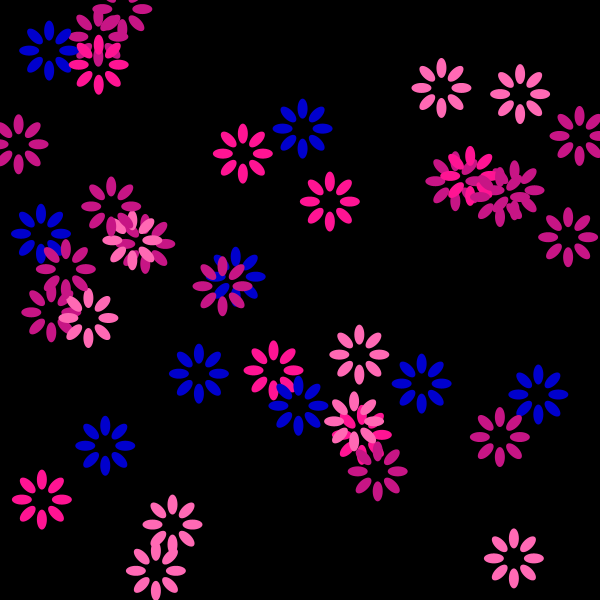
Frame 1 (no input)
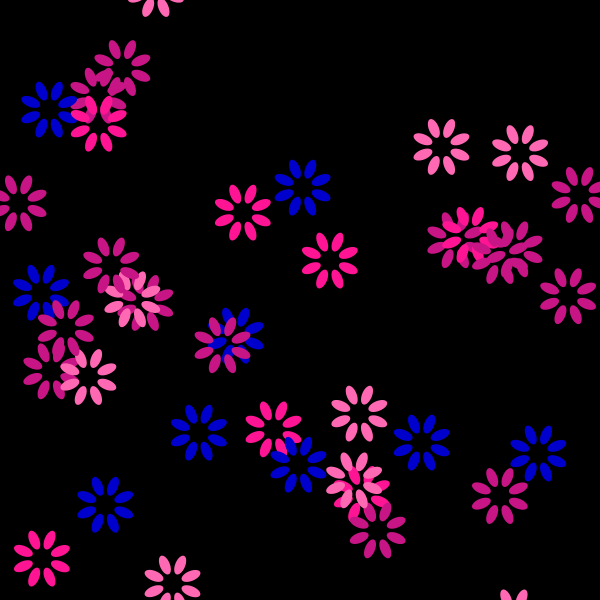
Frame 60 (the mouse pressed at the canvas centre just before this capture)
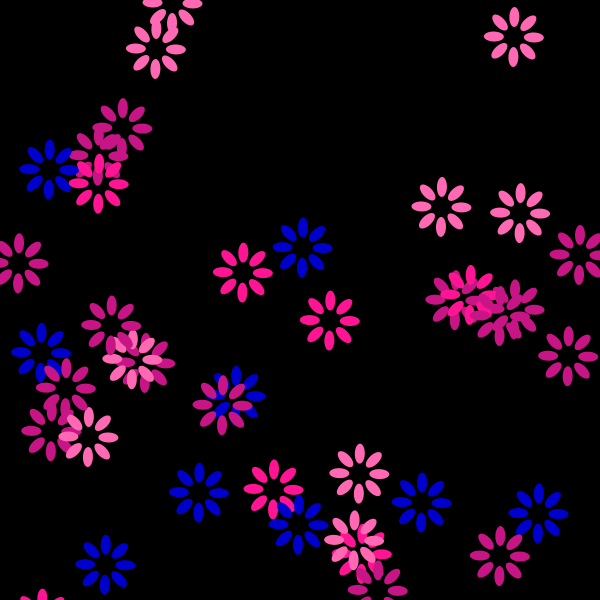
Frame 120 (the mouse held since frame 60 and released just before this capture)

The Processing sketch that drew these frames (run headless with seeded random() and noise(); from frame 60 on, the mouse is pressed at the canvas centre):

// Processing sketch: flowershawer
// ── flowershawer.pde
int flowerNom = 40;
Flower[] flower = new Flower[flowerNom];

void setup() {
  size(600, 600);
  background(0);
  for ( int i = 0; i < flowerNom; i++){
    flower[i] = new Flower();
  }
}

void draw() {
  background(0);
    for ( int i = 0; i < flowerNom; i++){
    flower[i].draw();
  }
}

// ── flower.pde
class Flower {
 float angle;
 color c ;
 PVector location;
 PVector velosity;
 int size;
 Flower(){
   angle = 0;
   switch( int(random(4))){ 
     case 0: c = color(#c71585);break;
     case 1: c = color(#ff1493);break;
     case 2: c = color(#ff69b4);break;
     case 3: c = color(#0000cd);break;
   }
   location = new PVector(random(width),random(height));
   velosity = new PVector(0, 1);
   
   size = 10;
 }
 
 void draw(){
   pushMatrix();
   translate(location.x,location.y);
  noStroke();
  fill(c);
  rotate(angle);
  for (int i = 0; i < 8; i++) {
    ellipse(2*size, 0, 2*size, 1*size);
    rotate(radians(-45));
  }
  popMatrix();
  angle += 0.02;
  location.add(velosity);
  if (location.y >2*size + height){
    location.y = -2*size;
  }
 }
}
